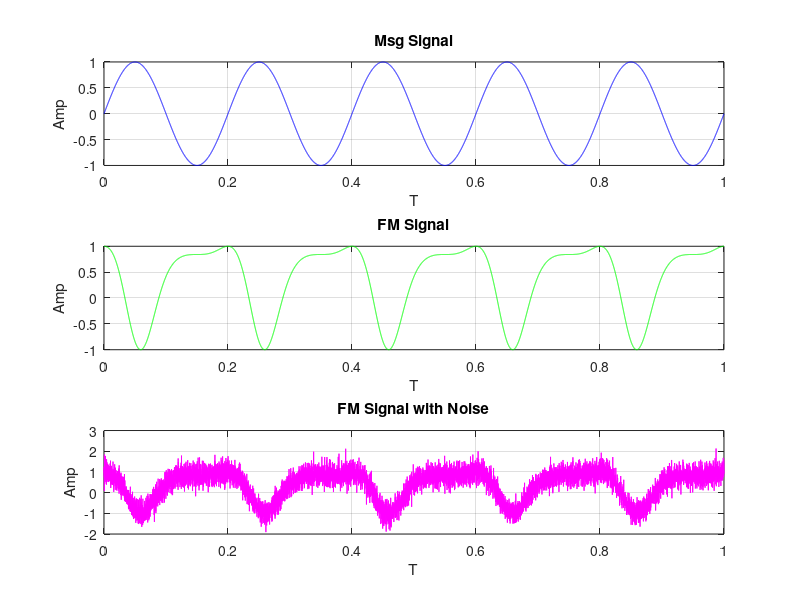
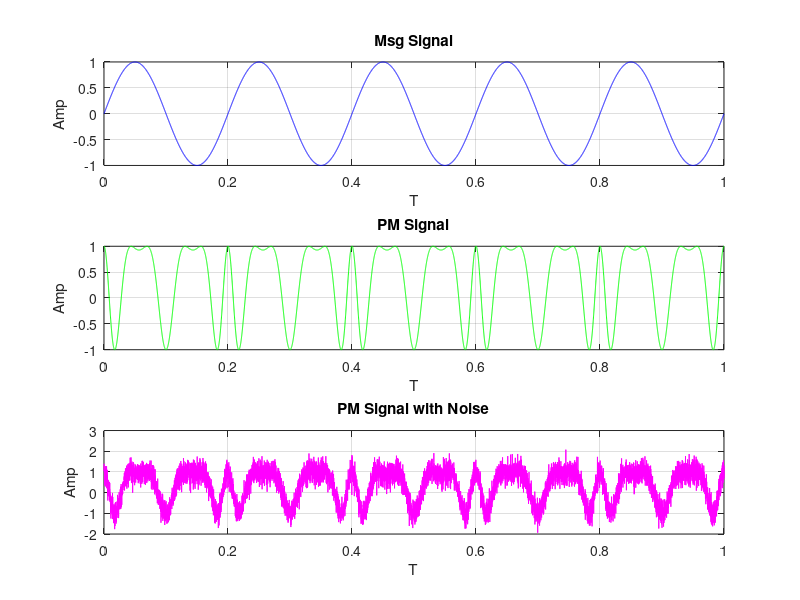

These charts were generated, in order, by the following MATLAB code:
clc; close all; clear all;

fm = input('Msg freq : ');
fc = input('Carr freq : ');
delta_f = input('freq dev for FM : ');
kp = input('Phase dev for PM (r) : ');

kf = 2 * pi * delta_f;
Fs = 10000;
t = 0:1/Fs:1;

mS = sin(2*pi*fm*t);

int_mS = cumsum(mS) / Fs;
FM_S = cos(2*pi*fc*t + kf * int_mS);

noise_fm = 0.3 * randn(size(FM_S));
FM_noise_S = FM_S + noise_fm;

figure('Name','Freq Modulation');
subplot(3,1,1);
plot(t,mS,'b');
title('Msg Signal');
xlabel('T'); ylabel('Amp');
grid on;

subplot(3,1,2);
plot(t,FM_S, 'g');
title('FM Signal');
xlabel('T'); ylabel('Amp');
grid on;

subplot(3,1,3);
plot(t,FM_noise_S, 'm');
title('FM Signal with Noise');
xlabel('T'); ylabel('Amp');
grid on;

PM_S = cos(2*pi*fc*t + kp * mS);
PM_noise = 0.3 * randn(size(PM_S));
PM_noise_S = PM_S + PM_noise;

figure('Name','Phase Modulation');
subplot(3,1,1);
plot(t,mS, 'b');
title('Msg Signal');
xlabel('T'); ylabel('Amp');
grid on;

subplot(3,1,2);
plot(t,PM_S, 'g');
title('PM Signal');
xlabel('T'); ylabel('Amp');
grid on;

subplot(3,1,3);
plot(t,PM_noise_S, 'm');
title('PM Signal with Noise');
xlabel('T'); ylabel('Amp');
grid on;
